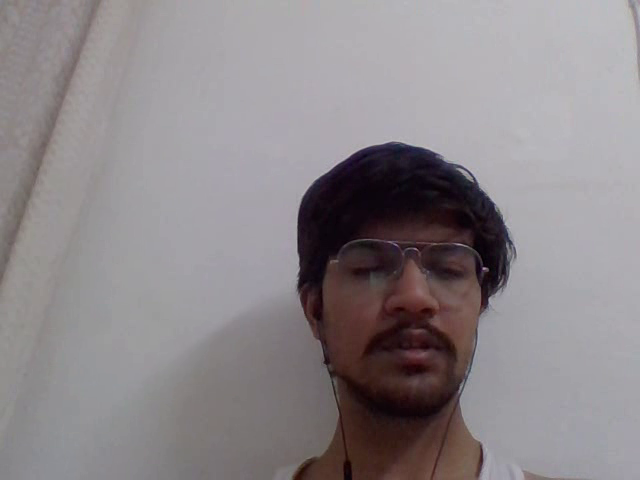
#> input picture frame 19 of basics/output.avi, 640 x 480 px
$ python Face_Detection_haar_feature_based.py
#> lines starting #> are read from the running program, lines starting #| are printed output that depends on the picture; after the words box and inside, x2 and y2 are one past the last pixel; in counts of white or black regions, pixels touching at a corner belong together
import cv2


face_cascade = cv2.CascadeClassifier('haarcascade_frontalface_default.xml')

# img = cv2.imread("lena_copy.png")

cap = cv2.VideoCapture("output.avi")
while cap.isOpened():
    _, img = cap.read()
#> img is the input picture: shape (480, 640, 3); mean B, G, R 137.7, 134.6, 140.5

    gray = cv2.cvtColor(img, cv2.COLOR_BGR2GRAY)
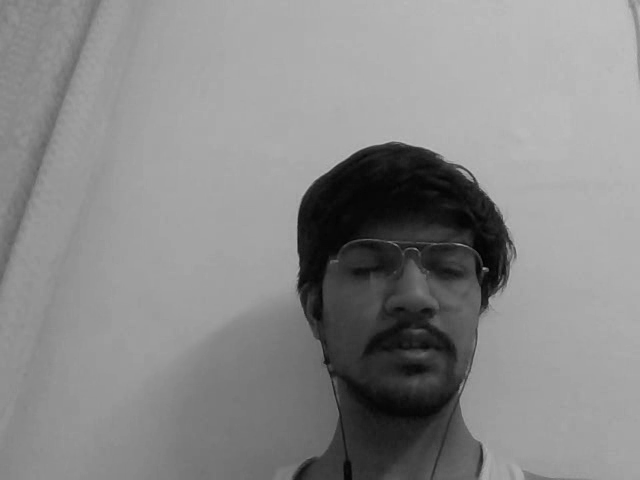
#> gray: shape (480, 640); min 1, max 193, mean 136.7

    faces = face_cascade.detectMultiScale(gray, 1.1, 4)
#> faces = [[310, 193, 193, 193]]

    for x, y, w, h in faces:
        cv2.rectangle(img, (x, y), (x+w, y+h), (255, 0, 0), 3)
#> this loop made 1 pass
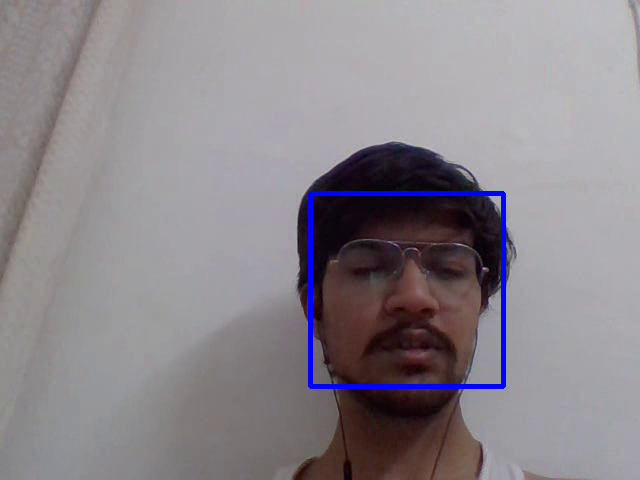
#> img: shape (480, 640, 3); 1.25% of pixels changed, all inside (x1, y1, x2, y2) = (308, 191, 506, 389)

    # display image

    cv2.imshow("Image", img)

    if cv2.waitKey(1) & 0xFF == ord('q'):
#> (key q is pressed here)
        break

cap.release()

cv2.destroyAllWindows()

$ run again, starting later in the video
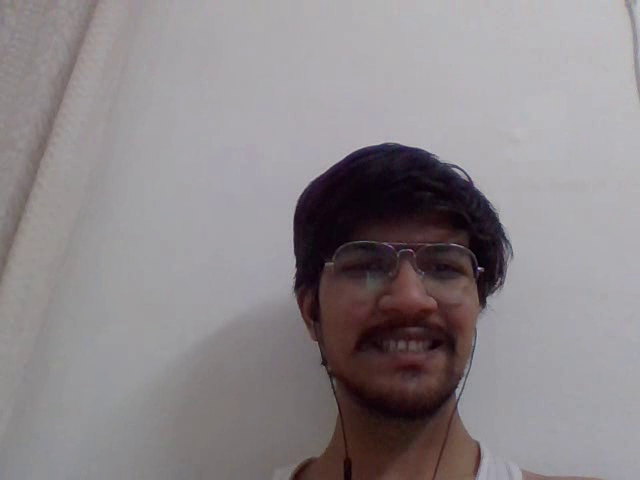
#> input picture frame 88 of basics/output.avi, 640 x 480 px
#> img is the input picture: shape (480, 640, 3); mean B, G, R 138, 134.7, 140.9
#> `gray = cv2.cvtColor(img, cv2.COLOR_BGR2GRAY)`:
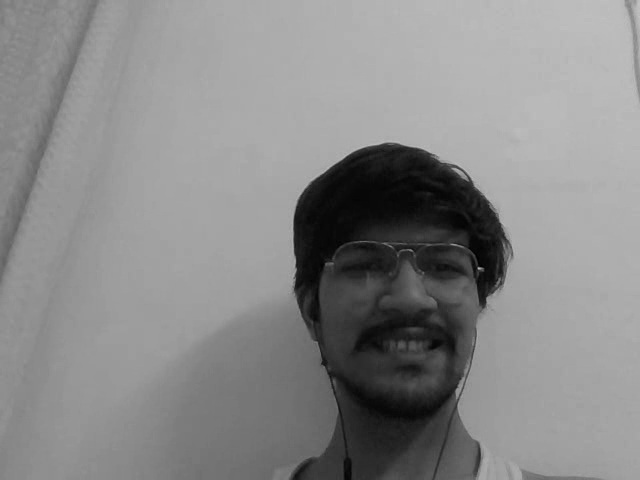
#> gray: shape (480, 640); min 0, max 195, mean 136.9
#> faces = [[309, 195, 189, 189]]
#> the loop `for x, y, w, h in faces:` made 1 pass
#> after the loop `for x, y, w, h in faces:`:
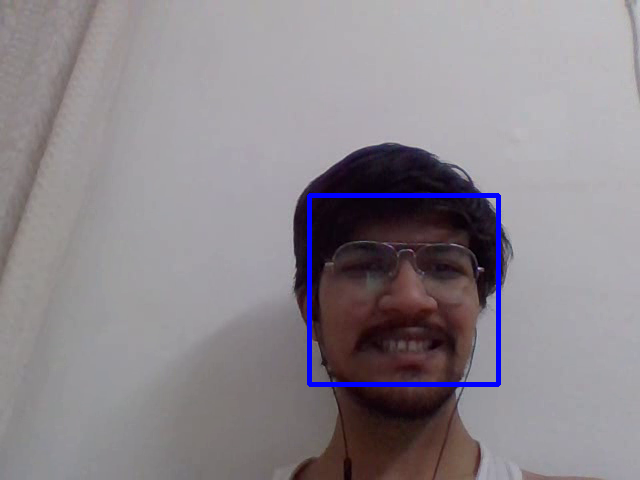
#> img: shape (480, 640, 3); 1.23% of pixels changed, all inside (x1, y1, x2, y2) = (307, 193, 501, 387)

$ run again, starting later in the video
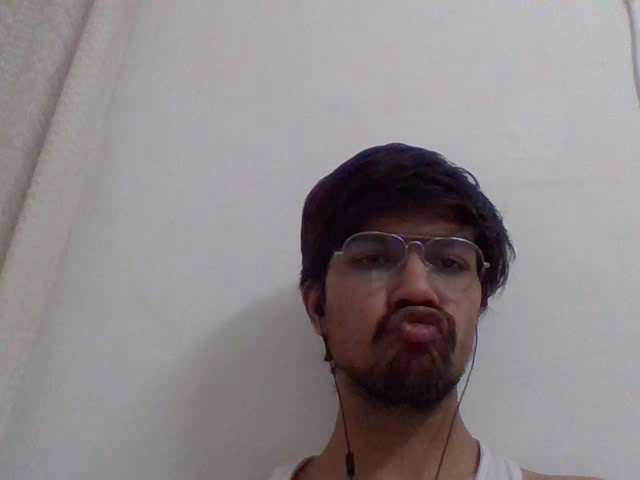
#> input picture frame 156 of basics/output.avi, 640 x 480 px
#> img is the input picture: shape (480, 640, 3); mean B, G, R 138.6, 135.4, 141.5
#> `gray = cv2.cvtColor(img, cv2.COLOR_BGR2GRAY)`:
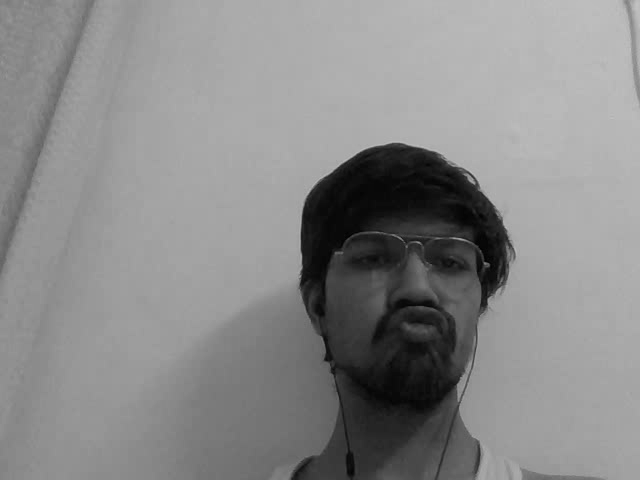
#> gray: shape (480, 640); min 1, max 194, mean 137.6
#> faces = [[328, 196, 169, 169]]
#> the loop `for x, y, w, h in faces:` made 1 pass
#> after the loop `for x, y, w, h in faces:`:
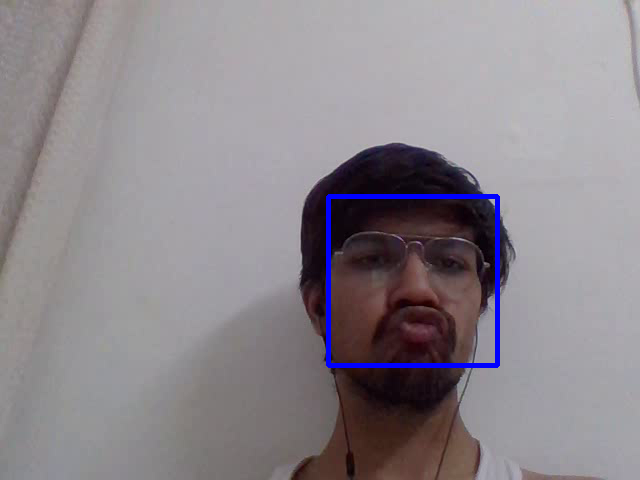
#> img: shape (480, 640, 3); 1.1% of pixels changed, all inside (x1, y1, x2, y2) = (326, 194, 500, 368)
